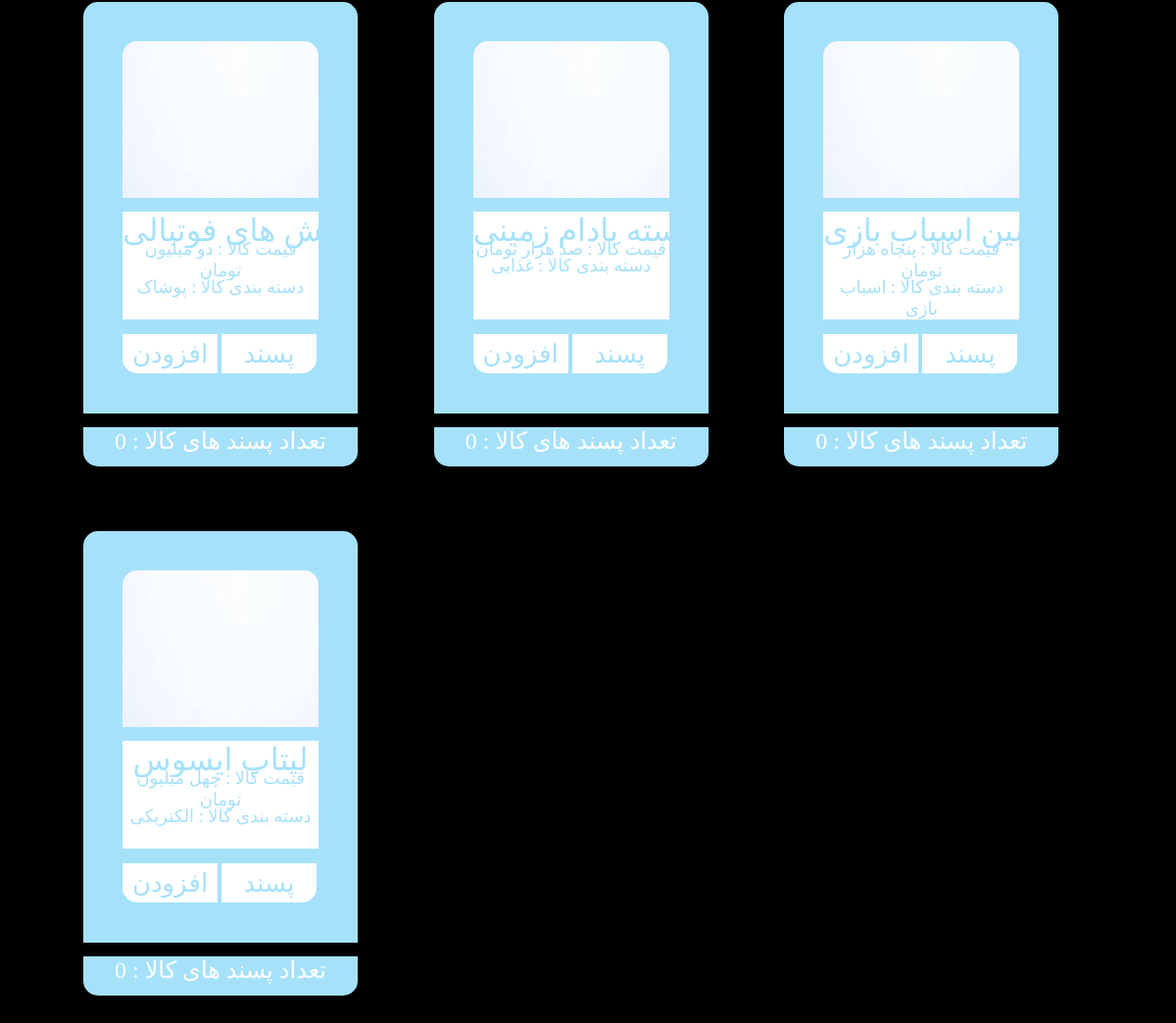
The app's page / (lower part), older data.
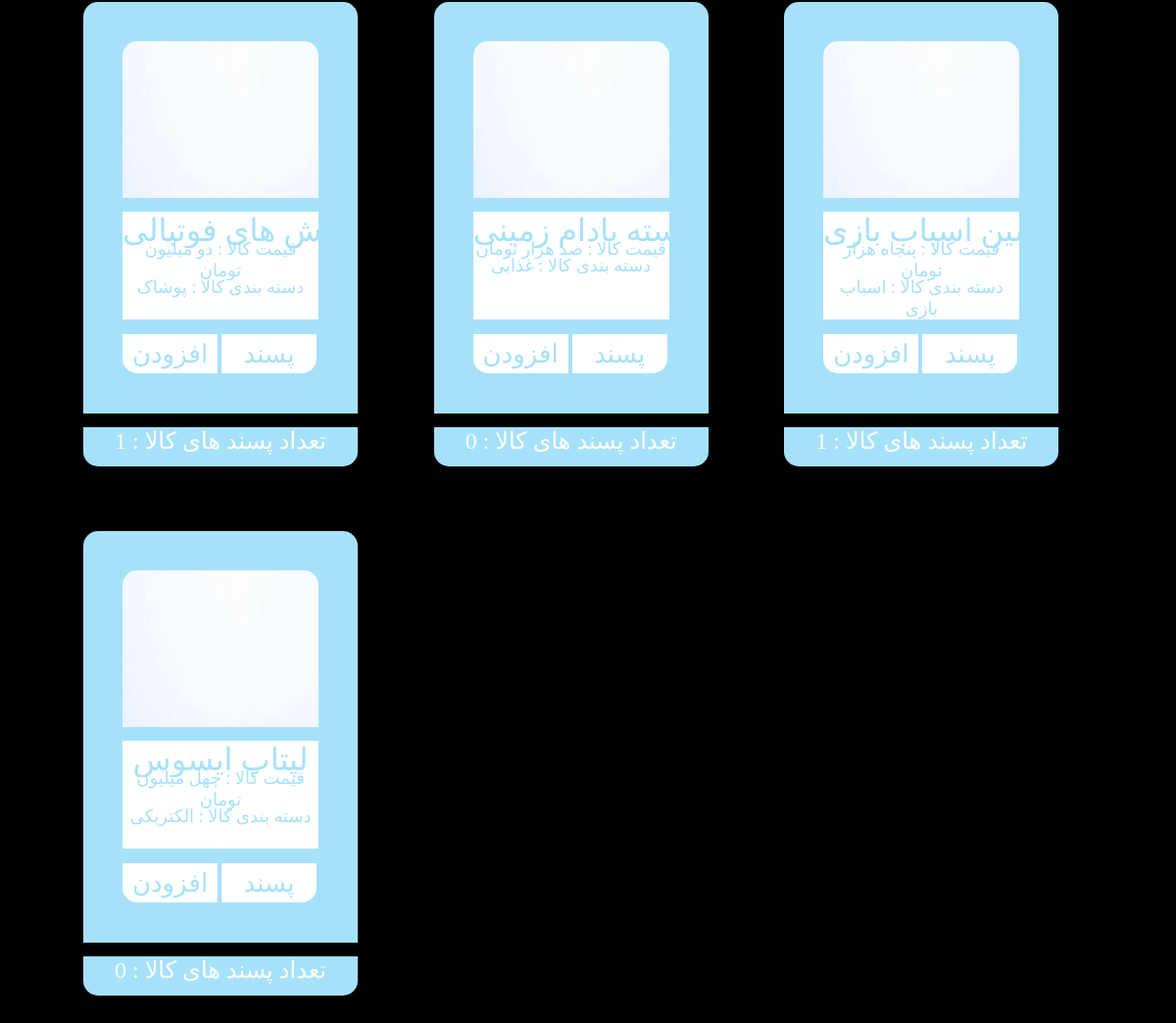
The same page, newer data.
### Branch/models.py (models this page shows, shortened)
class Product(models.Model):
	status =  (
		("d", "Draft"),
		("p", "Publish")
	)
	name = models.CharField(max_length = 20, null = True)
	price = models.CharField(max_length = 90, null = True)
	category = models.CharField(max_length = 50, null = True)
	sale = models.CharField(max_length = 50, null = True)
	likes = models.CharField(max_length = 10, null = True)
	image = models.ImageField(null=True, upload_to = "Images")
	publish = models.DateTimeField(default = timezone.now)
	created = models.DateTimeField(auto_now_add = True)
	created = models.DateTimeField(auto_now = True)
	status = models.CharField(max_length = 1, choices = status)

### Branch/views.py (the view)
# urls.py: path('', home, name="home"),
def home(request):
	if request.method == "POST" and "like-product-button" in request.POST:
		product_name = request.POST.get("liked-product")
		product = Product.objects.get(name=product_name)
		product.likes = int(product.likes) + 1
		product.save()
	context = {
	"Categories": Categorie.objects.filter(status="p").order_by("-publish")[:4],
	"Products": Product.objects.filter(status="p").order_by("-publish")[:4],
	}
	return render(request, "index.html", context)

### Branch/templates/index.html (shortened to what this page needs)
{% load static %}
<!DOCTYPE html>
<html>
    <head>
        <link href="https://unpkg.com/aos@2.3.1/dist/aos.css" rel="stylesheet">
        <link rel="stylesheet" href="{% static 'css/index.css' %}">
    </head>
    <body>
      <div id="product-container">
        {% for Product in Products %}
          <div id="product-structure">
            <img id="product-image" src="{{Product.image.url}}">
            <form method="POST" enctype="multipart/form-data">
              <div id="product-data-container">
                <input type="text" name="liked-product" id="product-title" value="{{Product.name}}" readonly>
                <p id="product-price">قیمت کالا : {{Product.price}}</p>
                <p id="product-category">دسته بندی کالا : {{Product.category}}</p>
              </div>
              <button title="Add" name="add-product-button" id="add-product-button">افزودن</button>
              <button title="Like" name="like-product-button" id="like-product-button">پسند</button>
            </form>
            <div id="product-likes-section">تعداد پسند های کالا : {{Product.likes}}</div>
          </div>
        {% endfor %}
      </div>
    </body>
</html>

Row changes from the older to the newer data that the page shows:
changed Product "دو میلیون تومان": likes "0" → "1"
changed Product "پنجاه هزار تومان": likes "0" → "1"
